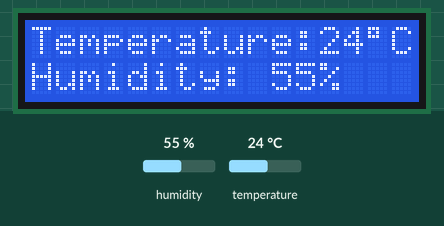
Recording of a sketch running on a simulated Arduino Uno, built with avr-gcc and run on an emulated ATmega328P. Parts: 16×2 character LCD. The test bench sets the inputs (shaded band); at power-on: humidity 55 %, temperature 24 °C.

Above: at 7.4 s.
7.5 s: humidity set to 22 %
At 10.2 s:
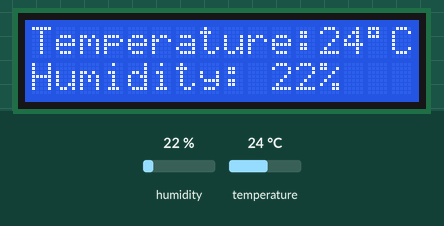
11.3 s: temperature set to 12 °C
At 13.7 s:
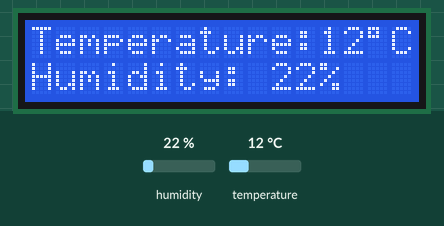
14.3 s: humidity set to 40 %
At 17.0 s:
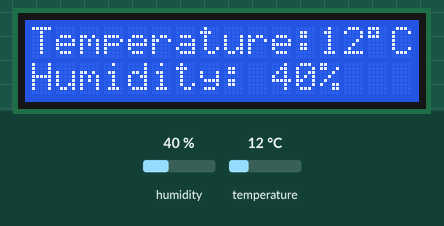
17.3 s: temperature set to 19 °C
At 19.6 s:
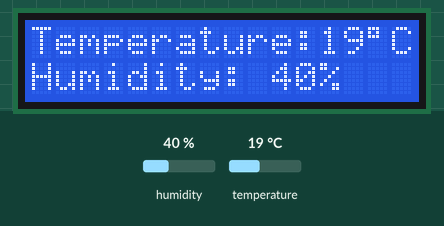
Timing chart, 0 to 21.1 s (numbered marks = the images above; inputs shaded):
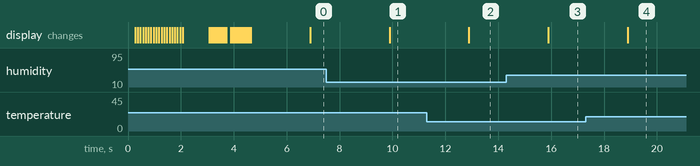

The sketch:

allTool.ino
```cpp
// include the library code:
#include <LiquidCrystal.h>
#include <dht_nonblocking.h>

#define DHT_SENSOR_TYPE DHT_TYPE_11


// initialize the library with the numbers of the interface pins
LiquidCrystal lcd(6, 7, 2, 3, 4, 5); // RS, E, DB4, DB5, DB6, DB7
static const int DHT_SENSOR_PIN = 13;
DHT_nonblocking dht_sensor( DHT_SENSOR_PIN, DHT_SENSOR_TYPE );

int LCDWidth = 16, LCDHeight = 2;

void setup() {
  Serial.begin(9600);
  // set up the LCD's number of columns and rows:
  lcd.begin(LCDWidth, LCDHeight);
  clearLCD();
  delay(200);
  writeLogo(100);
  scrollLeft(50);
  clearLCD();
  showTempHum();
  scrollRight(50);
}

int screenPos = 1;

void loop() {
  switch (screenPos){
    case 1:
      showTempHum();
      break;
    case 2:
      showTimer();
      break;
    case 3:
      showStopwatch();
      break;
    default:
      break;
  }
}

void setLCD(String line1, String line2){
  lcd.setCursor(0, 0);
  lcd.print(line1);
  lcd.setCursor(0, 1);
  lcd.print(line2);
}

void clearLCD(){
  lcd.setCursor(0, 0);
  lcd.print("                ");
  lcd.setCursor(0, 1);
  lcd.print("                ");
}

void scrollLeft(int del){
  for(int i = 0; i < LCDWidth; i++){
    lcd.scrollDisplayLeft();
    delay(del);
  }
}

void scrollRight(int del){
  for(int i = 0; i < LCDWidth; i++){
    lcd.scrollDisplayRight();
    delay(del);
  }
}

void writeLogo(int del){
  int wait = 1000;
  int sOff = 1;
  int iOff = 4;
  lcd.setCursor(0+sOff, 0);
  lcd.print("S");
  delay(del);
  lcd.setCursor(1+sOff, 0);
  lcd.print("t");
  delay(del);
  lcd.setCursor(2+sOff, 0);
  lcd.print("e");
  delay(del);
  lcd.setCursor(3+sOff, 0);
  lcd.print("v");
  delay(del);
  lcd.setCursor(4+sOff, 0);
  lcd.print("e");
  delay(del);
  lcd.setCursor(5+sOff, 0);
  lcd.print("n");
  delay(del);
  lcd.setCursor(6+sOff, 0);
  lcd.print("s");
  delay(del);
  lcd.setCursor(7+sOff, 0);
  lcd.print("o");
  delay(del);
  lcd.setCursor(8+sOff, 0);
  lcd.print("n");
  delay(del);


  lcd.setCursor(0+iOff, 1);
  lcd.print("I");
  delay(del);
  lcd.setCursor(1+iOff, 1);
  lcd.print("n");
  delay(del);
  lcd.setCursor(2+iOff, 1);
  lcd.print("d");
  delay(del);
  lcd.setCursor(3+iOff, 1);
  lcd.print("u");
  delay(del);
  lcd.setCursor(4+iOff, 1);
  lcd.print("s");
  delay(del);
  lcd.setCursor(5+iOff, 1);
  lcd.print("t");
  delay(del);
  lcd.setCursor(6+iOff, 1);
  lcd.print("r");
  delay(del);
  lcd.setCursor(7+iOff, 1);
  lcd.print("i");
  delay(del);
  lcd.setCursor(8+iOff, 1);
  lcd.print("e");
  delay(del);
  lcd.setCursor(9+iOff, 1);
  lcd.print("s");
  delay(wait);
}

long hour_T = 0;
long min_T = 5;
long sec_T = 0;
long prevT_T = 0;
long T_T = 0;
bool timerDone = false;
bool flash = false;

void showTimer(){
  // Time Data
  String hourStr;
  String minStr;
  String secStr;

  if (hour_T < 10){
    hourStr = "0" + String(hour_T);
  } else {
    hourStr = String(hour_T);
  }

  if (min_T < 10){
    minStr = "0" + String(min_T);
  } else {
    minStr = String(min_T);
  }

  if (sec_T < 10){
    secStr = "0" + String(sec_T);
  } else {
    secStr = String(sec_T);
  }

  if (flash){
    setLCD("     Timer      ", "                 ");
  } else {
    setLCD("     Timer      ", "    " + hourStr + ":" + minStr + ":" + secStr + "    ");
  }


  if (timerDone) {
    prevT_T = T_T;
    T_T = millis() % (500);
    if (prevT_T > T_T){
      flash = !flash;
    }
  } else {
    prevT_T = T_T;
    T_T = millis() % (1000);
    if (prevT_T > T_T){
      sec_T--;
    }
    if (sec_T < 0){
      sec_T = 59;
      min_T--;
    }
    if (min_T < 0){
      min_T = 59;
      hour_T--;
    }

    if (hour_T == 0 && min_T == 0 && sec_T == 0){
      timerDone = true;
    }
  }
}

long hour_SW = 0;
long min_SW = 0;
long sec_SW = 0;
long prevT_SW = 0;
long T_SW = 0;

void showStopwatch(){
  // Time Data
  String hourStr;
  String minStr;
  String secStr;
  String TStr;

  if (hour_SW < 10){
    hourStr = "0" + String(hour_SW);
  } else {
    hourStr = String(hour_SW);
  }

  if (min_SW < 10){
    minStr = "0" + String(min_SW);
  } else {
    minStr = String(min_SW);
  }

  if (sec_SW < 10){
    secStr = "0" + String(sec_SW);
  } else {
    secStr = String(sec_SW);
  }

  if (T_SW < 10){
    TStr = "00" + String(T_SW);
  } else if (T_SW < 100){
    TStr = "0" + String(T_SW);
  } else {
    TStr = String(T_SW);
  }
  setLCD("   Stopwatch    ", "  " + hourStr + ":" + minStr + ":" + secStr + "." + TStr + "  ");

  prevT_SW = T_SW;
  T_SW = millis() % (1000);
  if (prevT_SW > T_SW){
    sec_SW++;
  }
  if (sec_SW > 60){
    sec_SW = 0;
    min_SW++;
  }
  if (min_SW > 60){
    min_SW = 0;
    hour_SW++;
  }
}

float temperature = 0;
float humidity = 0;

static bool measure_environment( float *temp, float *hum )
{
  static unsigned long measurement_timestamp = millis( );

  /* Measure once every four seconds. */
  if( millis( ) - measurement_timestamp > 3000ul )
  {
    if( dht_sensor.measure( temp, hum ) == true )
    {
      measurement_timestamp = millis( );
      return( true );
    }
  }

  return( false );
}

void showTempHum(){
  /* Measure temperature and humidity.  If the functions returns
     true, then a measurement is available. */
  measure_environment( &temperature, &humidity);
  // set the cursor to column 0, line 1
  // (note: line 1 is the second row, since counting begins with 0):
  lcd.setCursor(0, 0);
  if (temperature > 9){
    lcd.print("Temperature:" + String((int)temperature) + "\337C");
  } else {
    lcd.print("Temperature: " + String((int)temperature) + "\337C");
  }
  lcd.setCursor(0, 1);
  lcd.print("Humidity: " + String((int)humidity) + "%");

}
```

Measured:
- after the input at 7.5 s, the display: changes after 2.4 s (image 1)
- after the input at 11.3 s, the display: changes after 1.6 s (image 2)
- after the input at 14.3 s, the display: changes after 1.6 s (image 3)
- after the input at 17.3 s, the display: changes after 1.6 s (image 4)
